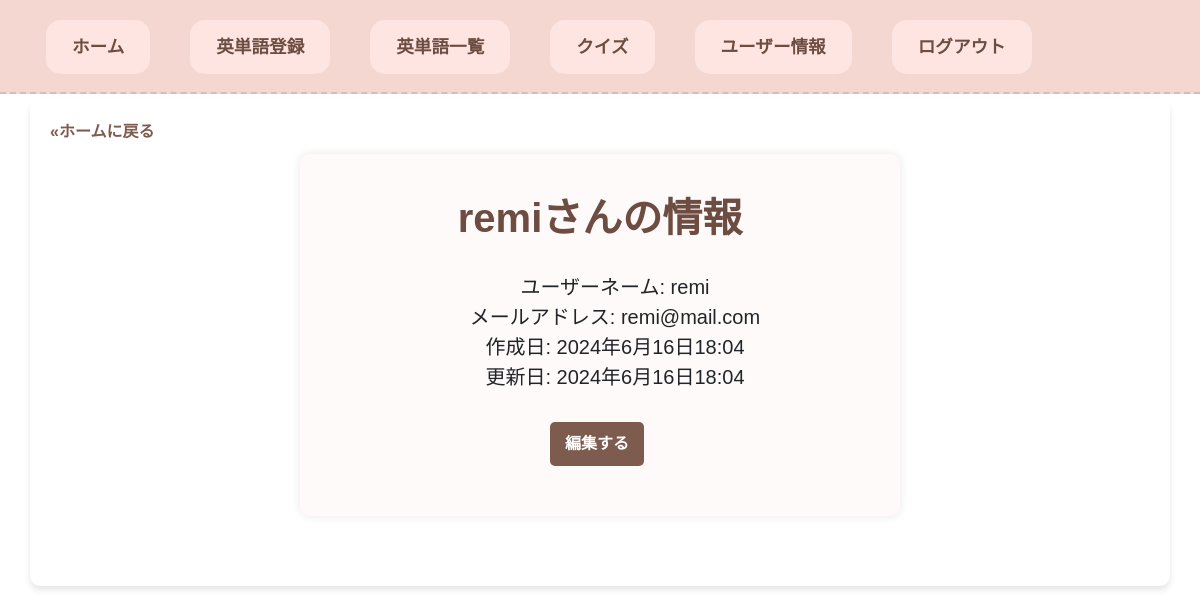
The app's page /accounts/user_detail/ (signed in) with its own data.
### accounts/models.py (models this page shows, shortened)
class Users(AbstractBaseUser, PermissionsMixin):
    username = models.CharField(max_length=100, unique=True)
    email = models.EmailField(max_length=255)
    is_active = models.BooleanField(default=True)
    create_at = models.DateTimeField(auto_now_add=True)  # auto_now_addはオブジェクトが最初に作成されるとき、自動的にフィールドに現在の日付をセットします。
    update_at = models.DateTimeField(auto_now=True)  # auto_nowはオブジェクトが保存される度に自動的に現在の日付をセットします。
    objects = UserManager()
    USERNAME_FIELD = "username"  # ユーザーを一意に識別するフィールドの指定

### accounts/views.py (the view)
# urls.py: path('user_detail/', UserDetailView.as_view(), name='user_detail'),
class UserDetailView(LoginRequiredMixin, DetailView):
    model = Users
    context_object_name = 'user_detail'
    template_name = 'accounts/user_detail.html'
    def get_object(self):  # ログイン中のユーザーを呼び出してます
        return self.request.user

### templates/accounts/user_detail.html (shortened to what this page needs)
{% extends 'base.html' %}
{% load static %}
{% block content %}
<a class="back-home" href="{% url 'vocabularies:home' %}">«ホームに戻る</a>
<div class="user-detail">
  <h1 id="username">{{ user_detail.username }}さんの情報</h1>
  <p class="detail">ユーザーネーム: {{ user_detail.username }}</p>
  <p class="detail">メールアドレス: {{ user_detail.email }}</p>
  <p class="detail">作成日: {{ user_detail.create_at }}</p>
  <p class="detail">更新日: {{ user_detail.update_at }}</p>
  <a class="user-edit" href="{% url 'accounts:user_update' %}">編集する</a>
</div>
{% endblock %}

### static/vocabularies/css/base.css (style rules this page uses)
html, body, div, span, object, iframe, h1, h2, h3, h4, h5, h6, p, blockquote, pre, abbr, address, cite, code, del, dfn, em, img, ins, kbd, q, samp, small, strong, sub, sup, var, b, i, dl, dt, dd, ol, ul, li, fieldset, form, label, legend, table, caption, tbody, tfoot, thead, tr, th, td, article, aside, canvas, details, figcaption, figure, footer, header, hgroup, menu, nav, section, summary, time, mark, audio, video { margin:0; padding:0; border:0; outline:0; font-size:100%; vertical-align:baseline; background:transparent; }
a { margin:0; padding:0; font-size:100%; vertical-align:baseline; background:transparent; }
body { font-family: 'Arial', sans-serif; background-color: #ceab6f; margin-top: 0; padding: 0; }

### static/vocabularies/css/home.css (style rules this page uses)
html, body, div, span, object, iframe, h1, h2, h3, h4, h5, h6, p, blockquote, pre, abbr, address, cite, code, del, dfn, em, img, ins, kbd, q, samp, small, strong, sub, sup, var, b, i, dl, dt, dd, ol, ul, li, fieldset, form, label, legend, table, caption, tbody, tfoot, thead, tr, th, td, article, aside, canvas, details, figcaption, figure, footer, header, hgroup, menu, nav, section, summary, time, mark, audio, video { margin:0; padding:0; border:0; outline:0; font-size:100%; vertical-align:baseline; background:transparent; }
a { margin:0; padding:0; font-size:100%; vertical-align:baseline; background:transparent; }

### static/vocabularies/css/vocabulary_regist.css (style rules this page uses)
html, body, div, span, object, iframe, h1, h2, h3, h4, h5, h6, p, blockquote, pre, abbr, address, cite, code, del, dfn, em, img, ins, kbd, q, samp, small, strong, sub, sup, var, b, i, dl, dt, dd, ol, ul, li, fieldset, form, label, legend, table, caption, tbody, tfoot, thead, tr, th, td, article, aside, canvas, details, figcaption, figure, footer, header, hgroup, menu, nav, section, summary, time, mark, audio, video { margin:0; padding:0; border:0; outline:0; font-size:100%; vertical-align:baseline; background:transparent; }
a { margin:0; padding:0; font-size:100%; vertical-align:baseline; background:transparent; }
.back-home { display: flex; color: #6d4c41; border-radius: 5px; align-items: center; text-decoration: none; font-weight: bold; transition: background-color 0.3s; }

### static/vocabularies/css/vocabulary_list.css (style rules this page uses)
html, body, div, span, object, iframe, h1, h2, h3, h4, h5, h6, p, blockquote, pre, abbr, address, cite, code, del, dfn, em, img, ins, kbd, q, samp, small, strong, sub, sup, var, b, i, dl, dt, dd, ol, ul, li, fieldset, form, label, legend, table, caption, tbody, tfoot, thead, tr, th, td, article, aside, canvas, details, figcaption, figure, footer, header, hgroup, menu, nav, section, summary, time, mark, audio, video { margin:0; padding:0; border:0; outline:0; font-size:100%; vertical-align:baseline; background:transparent; }
a { margin:0; padding:0; font-size:100%; vertical-align:baseline; background:transparent; }
.back-home { text-align: left; font-weight: bold; }

### static/vocabularies/css/vocabulary_update.css (style rules this page uses)
html, body, div, span, object, iframe, h1, h2, h3, h4, h5, h6, p, blockquote, pre, abbr, address, cite, code, del, dfn, em, img, ins, kbd, q, samp, small, strong, sub, sup, var, b, i, dl, dt, dd, ol, ul, li, fieldset, form, label, legend, table, caption, tbody, tfoot, thead, tr, th, td, article, aside, canvas, details, figcaption, figure, footer, header, hgroup, menu, nav, section, summary, time, mark, audio, video { margin:0; padding:0; border:0; outline:0; font-size:100%; vertical-align:baseline; background:transparent; }
a { margin:0; padding:0; font-size:100%; vertical-align:baseline; background:transparent; }

### static/vocabularies/css/quiz.css (style rules this page uses)
html, body, div, span, object, iframe, h1, h2, h3, h4, h5, h6, p, blockquote, pre, abbr, address, cite, code, del, dfn, em, img, ins, kbd, q, samp, small, strong, sub, sup, var, b, i, dl, dt, dd, ol, ul, li, fieldset, form, label, legend, table, caption, tbody, tfoot, thead, tr, th, td, article, aside, canvas, details, figcaption, figure, footer, header, hgroup, menu, nav, section, summary, time, mark, audio, video { margin:0; padding:0; border:0; outline:0; font-size:100%; vertical-align:baseline; background:transparent; }
a { margin:0; padding:0; font-size:100%; vertical-align:baseline; background:transparent; }
.back-home { display: flex; color: #6d4c41; border-radius: 5px; align-items: center; text-decoration: none; font-weight: bold; transition: background-color 0.3s; }

### records on screen
Users: username "remi", email "remi@mail.com", create_at "2024年6月16日18:04", update_at "2024年6月16日18:04"
